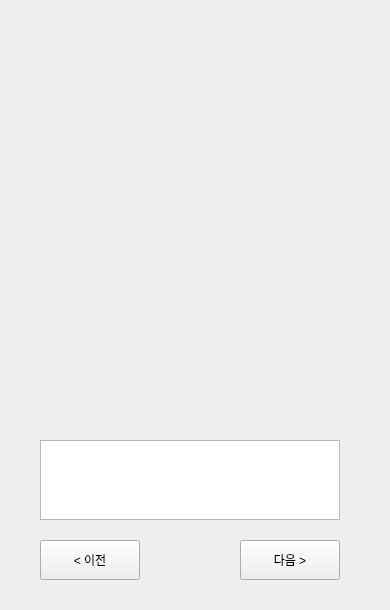
   <widget class="QWidget" name="page_10">
    <widget class="QPushButton" name="btn_next3">
     <property name="geometry">
      <rect>
       <x>240</x>
       <y>540</y>
       <width>100</width>
       <height>40</height>
      </rect>
     </property>
     <property name="text">
      <string>다음 &gt;</string>
     </property>
    </widget>
    <widget class="QTextEdit" name="textEdit_image3">
     <property name="geometry">
      <rect>
       <x>40</x>
       <y>440</y>
       <width>300</width>
       <height>80</height>
      </rect>
     </property>
    </widget>
    <widget class="QLabel" name="label_22">
     <property name="geometry">
      <rect>
       <x>0</x>
       <y>0</y>
       <width>381</width>
       <height>601</height>
      </rect>
     </property>
     <property name="text">
      <string/>
     </property>
     <property name="pixmap">
      <pixmap resource="resources.qrc">:/new/prefix1/resources/Emotion_Check_11-min.jpg</pixmap>
     </property>
     <property name="scaledContents">
      <bool>true</bool>
     </property>
    </widget>
    <widget class="QLabel" name="label_image3">
     <property name="geometry">
      <rect>
       <x>40</x>
       <y>140</y>
       <width>300</width>
       <height>260</height>
      </rect>
     </property>
     <property name="text">
      <string/>
     </property>
    </widget>
    <widget class="QPushButton" name="btn_front3">
     <property name="geometry">
      <rect>
       <x>40</x>
       <y>540</y>
       <width>100</width>
       <height>40</height>
      </rect>
     </property>
     <property name="text">
      <string>&lt; 이전</string>
     </property>
    </widget>
    <zorder>label_22</zorder>
    <zorder>btn_next3</zorder>
    <zorder>textEdit_image3</zorder>
    <zorder>label_image3</zorder>
    <zorder>btn_front3</zorder>
   </widget>
